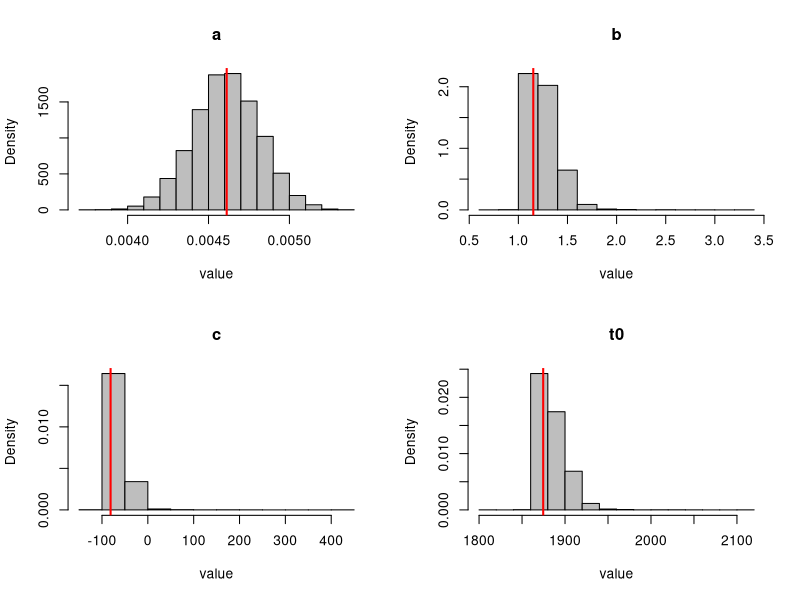

Write R code to recreate this figure.
# This file uses the parametric bootstrap in serial to sample parameters
# for a quadratic model of global sea-level rise
#
# This model is parameterized as SL = a(t-t_0)^2 + b(t-t_0) + c (in mm)

nboot <- 10000 # number of bootstrap replicates
set.seed(1000) # set random seed

# Read in data
sl_data <- read.table("../data/gslGRL2008.txt", skip=14, header=FALSE)

# Extract years and global mean sea level (in mm)
yrs <- sl_data[, 1] # years
sl <- sl_data[, 2] # global mean sea level

# find the best-fit quadratic model by minimizing RMSE
rmse <- function(params, func, time, dat) {
    sqrt(mean((dat - func(params, time))^2))
}

sim_sl <- function(params, t) {
    a <- params[1]
    b <- params[2]
    c <- params[3]
    t0 <- params[4]

    a * (t - t0)^2 + b * (t - t0) + c
}

start <- c(0, 0, -100, 1800) # starting value for optimization
best_fit <- optim(start, rmse, gr = NULL, func = sim_sl, time = yrs, dat = sl)
best_params <- best_fit$par
best_sl_predict <- sim_sl(best_params, yrs)

# Time to bootstrap the residuals
# compute the residuals
resids <- sl - best_sl_predict

# generate bootstrap replicates of the residuals
resid_boot <- sample(resids, length(yrs) * nboot, replace=TRUE)
resid_boot <- matrix(resid_boot, nrow=nboot, ncol=length(yrs))
# add residuals onto the best fit
sl_boot <- sweep(resid_boot, 2, best_sl_predict, FUN="+")

# Loop over bootstrapped realizations and estimate parameters
# you could also do this with apply if you'd made a more clever wrapper function
params_boot <- matrix(NA, nrow=nboot, ncol=4) # Initialize storage
start.time <- Sys.time() # start timing
for (i in 1:nboot) {
    fit <- optim(start, rmse, gr=NULL, func=sim_sl, time=yrs, dat=sl_boot[i, ])
    params_boot[i, ] <- fit$par
}
Sys.time() - start.time # report run time

# Plot obtained sampling distributions
parnames <- c("a", "b", "c", "t0")
pdf("sl_boot_plots.pdf")
par(mfrow=c(2, 2))
for (j in 1:length(parnames)) {
    hist(params_boot[, j], prob=TRUE, col="grey", main=parnames[j], xlab="value")
    abline(v=best_params[j], col="red", lwd=2)
}
dev.off()